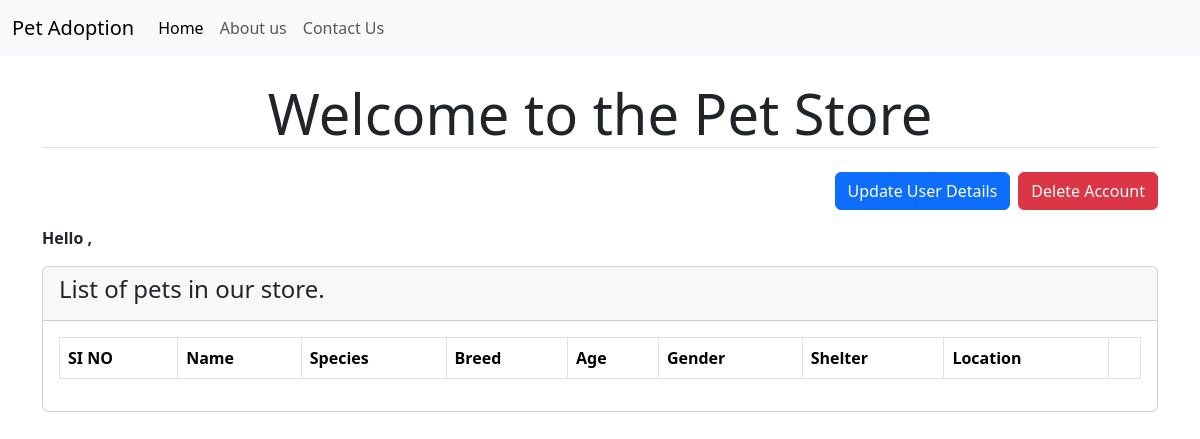
Page /pet-store on the earlier database version.
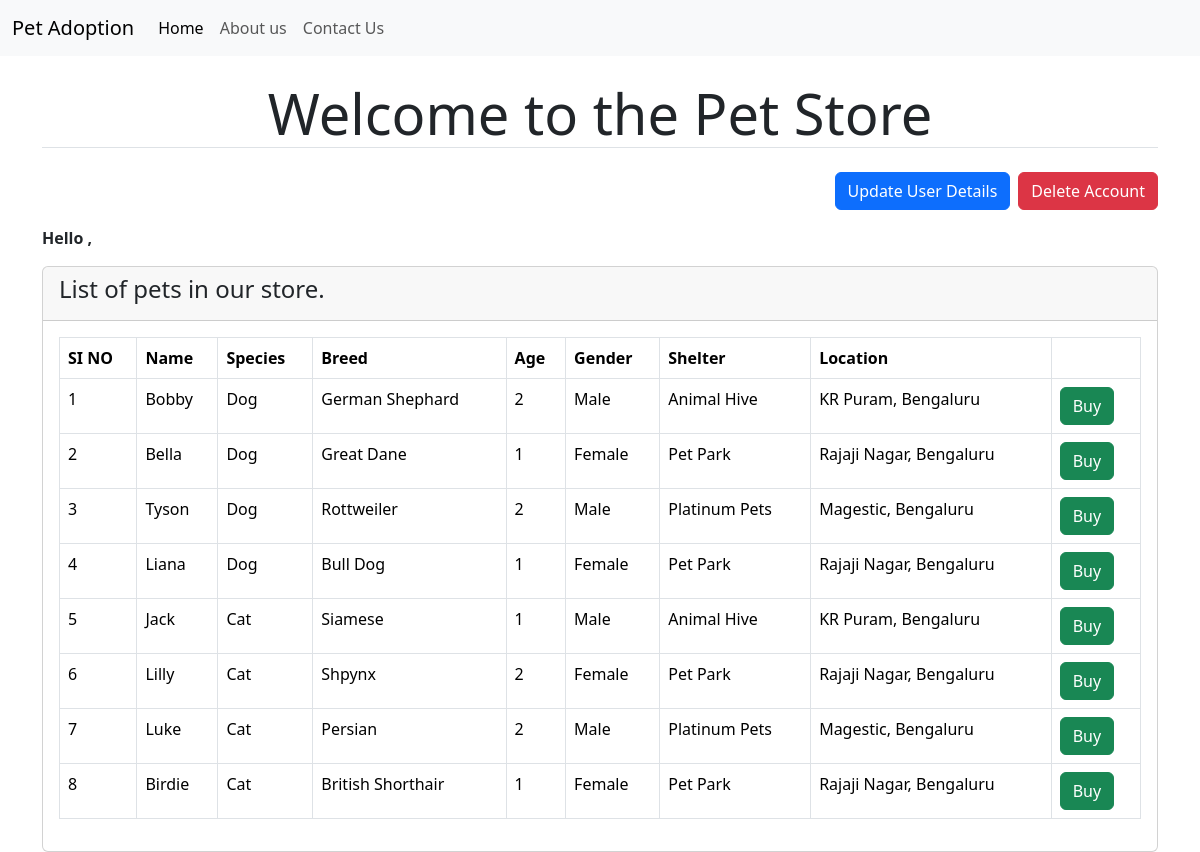
Same page on the later database version.
### tables this page shows
CREATE TABLE pets (
    pet_id INTEGER PRIMARY KEY AUTOINCREMENT,
    name TEXT NOT NULL,
    species TEXT NOT NULL,
    breed_id INTEGER,
    gender TEXT NOT NULL,
    age INTEGER,
    shelter_id INTEGER,
    FOREIGN KEY(breed_id) REFERENCES breed(breed_id),
    FOREIGN KEY(shelter_id) REFERENCES shelter(shelter_id)
);

CREATE TABLE breed (
    breed_id INTEGER PRIMARY KEY AUTOINCREMENT,
    breed_name TEXT
);

CREATE TABLE shelter (
    shelter_id INTEGER PRIMARY KEY AUTOINCREMENT,
    shelter_name TEXT,
    location TEXT
);

### app.py (the view)
@app.route("/pet-store")
def pet_store():
    user = Auth().get_user_details(session.get("user-token"))
    pets = PetStore().get_pets()
    return render_template("store.html", pets = pets, user = user)

### database.py (called while the page is built)
    def get_user_details(self, email):
        user_details = self.cur.execute("SELECT * FROM CUSTOMER WHERE EMAIL = ?", (email,)).fetchone()
        return user_details

    def get_pets(self):
        return self.cur.execute(
            """SELECT P.PET_ID,  P.NAME, P.SPECIES, B.BREED_NAME, P.AGE, P.GENDER, S.SHELTER_NAME, S.LOCATION
            FROM PETS P, SHELTER S, BREED B
            WHERE P.BREED_ID = B.BREED_ID AND S.SHELTER_ID = P.SHELTER_ID;""").fetchall()

### templates/store.html
{% extends 'base.html' %}
{% block content %}
<h1 class="text-center my-4 display-4 border-bottom ">Welcome to the Pet Store</h1>
<div class="d-flex justify-content-end mb-3">
    <a href="{{ url_for('update_user') }}" class="btn btn-primary me-2">Update User Details</a><br>
    <a href="{{ url_for('delete_account') }}" class="btn btn-danger" onclick="return confirm('Are you sure you want to delete your account?')">Delete Account</a>
</div>
<p class="my-3"><b>Hello {{ user[1] }},</b></p>
<div class="card">
    <div class="card-header"><h4>List of pets in our store.</h4></div>
    <div class="card-body">
        <div class="table-responsive">
            <table class="table table-bordered">
                <tr>
                    <th>SI NO</th>
                    <th>Name</th>
                    <th>Species</th>
                    <th>Breed</th>
                    <th>Age</th>
                    <th>Gender</th>
                    <th>Shelter</th>
                    <th>Location</th>
                    <th></th>
                </tr>
                {% for pet in pets %}
                <tr>
                    <td>{{ pet[0]}}</td>
                    <td>{{ pet[1] }}</td>
                    <td>{{ pet[2] }}</td>
                    <td>{{ pet[3] }}</td>
                    <td>{{ pet[4] }}</td>
                    <td>{{ pet[5] }}</td>
                    <td>{{ pet[6] }}</td>
                    <td>{{ pet[7] }}</td>
                    <td><a href="{{url_for('cart', pet_id = pet[0] )}}" class="btn btn-success">Buy</a></td>
                </tr>
                {% endfor %}
            </table>
        </div>
  </div>
</div>
{% endblock content %}

### templates/base.html (shortened to what this page needs)
<!doctype html>
<html lang="en">
  <head>
    <link href="https://cdn.jsdelivr.net/npm/bootstrap@5.3.3/dist/css/bootstrap.min.css" rel="stylesheet">
  </head>
  <body>
    <nav class="navbar navbar-expand-lg bg-body-tertiary mb-3">
        <div class="container-fluid">
          <a class="navbar-brand" href="/">Pet Adoption</a>
          <div class="collapse navbar-collapse" id="navbarNavAltMarkup">
            <div class="navbar-nav">
              <a class="nav-link active" aria-current="page" href="/">Home</a>
              <a class="nav-link" href="#">About us</a>
              <a class="nav-link" href="#">Contact Us</a>
            </div>
          </div>
        </div>
      </nav>
      <div class="container">
          {% block content %}
          {% endblock content %}
      </div>
  </body>
</html>

Differences in the rows shown:
added pets: pet_id "1", name "Bobby", species "Dog", breed_name "German Shephard", age "2", gender "Male", shelter_name "Animal Hive", location "KR Puram, Bengaluru"
added pets: pet_id "2", name "Bella", species "Dog", breed_name "Great Dane", age "1", gender "Female", shelter_name "Pet Park", location "Rajaji Nagar, Bengaluru"
added pets: pet_id "3", name "Tyson", species "Dog", breed_name "Rottweiler", age "2", gender "Male", shelter_name "Platinum Pets", location "Magestic, Bengaluru"
added pets: pet_id "4", name "Liana", species "Dog", breed_name "Bull Dog", age "1", gender "Female", shelter_name "Pet Park", location "Rajaji Nagar, Bengaluru"
added pets: pet_id "5", name "Jack", species "Cat", breed_name "Siamese", age "1", gender "Male", shelter_name "Animal Hive", location "KR Puram, Bengaluru"
added pets: pet_id "6", name "Lilly", species "Cat", breed_name "Shpynx", age "2", gender "Female", shelter_name "Pet Park", location "Rajaji Nagar, Bengaluru"
added pets: pet_id "7", name "Luke", species "Cat", breed_name "Persian", age "2", gender "Male", shelter_name "Platinum Pets", location "Magestic, Bengaluru"
added pets: pet_id "8", name "Birdie", species "Cat", breed_name "British Shorthair", age "1", gender "Female", shelter_name "Pet Park", location "Rajaji Nagar, Bengaluru"
